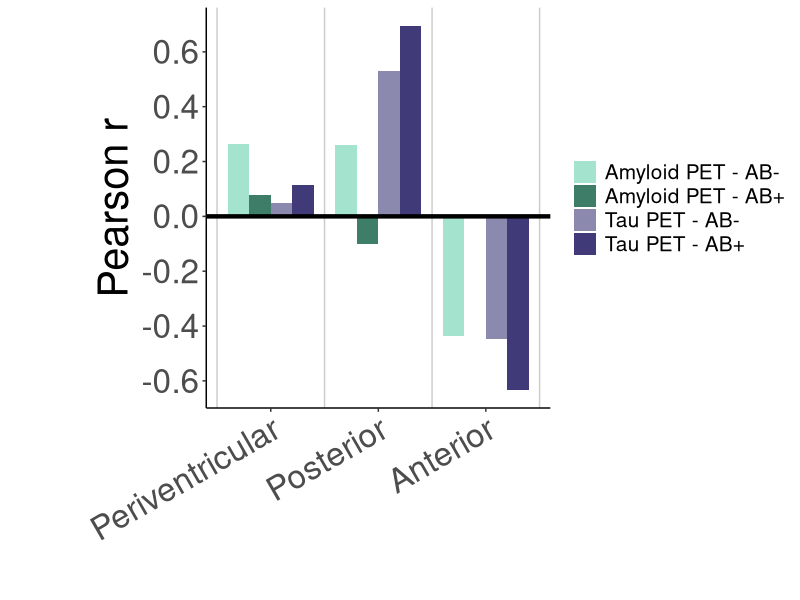
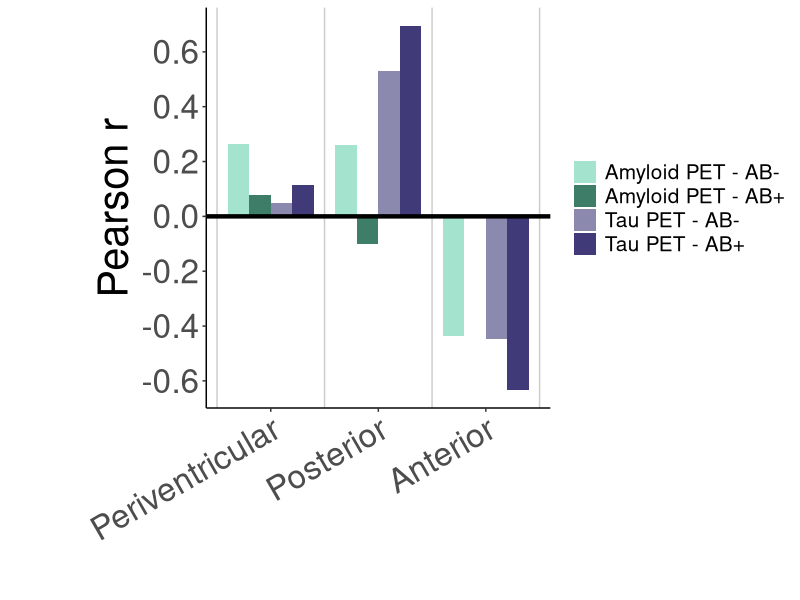

Here is the R script that generated these plots, in order:

library(data.table)
library(dplyr)
library(tidyverse)
library(ggplot2)
library(patchwork)

# Plot spatial correlations in a graph

# Load data

df = as.data.frame(fread("./results/6a_connected_gm_ab_tau/corr_between_maps.csv"))

df = df %>%
    mutate(
        x = factor(x),
        y = factor(y, levels=c("clust1", "clust2", "clust3"), labels=c("Periventricular", "Posterior", "Anterior"))
    ) %>%
    glimpse()

# Clean df and bonferroni correction

df_pad = df %>%
    mutate(
        x = factor(x, levels=c(
            "preventad_AB_ABneg_ses02_dkt",
            "preventad_AB_ABpos_ses02_dkt",
            "preventad_tau_ABneg_ses02_dkt",
            "preventad_tau_ABpos_ses02_dkt"
        ), labels=c(
            "Amyloid PET - AB-",
            "Amyloid PET - AB+",
            "Tau PET - AB-",
            "Tau PET - AB+"
        ))
    ) %>%
    mutate(
        pearson_p_bonf = p.adjust(pearson_p, "bonferroni")
    ) %>%
    mutate(
        pearson_psig = if_else(pearson_p < 0.05, 1, 0),
        pearson_p_bonfsig = if_else(pearson_p_bonf < 0.05, 1, 0),
        pearson_sig = ifelse(pearson_p_bonf < 0.05, 2, ifelse(pearson_p<0.05, 1, 0))
    ) %>%
    glimpse()

fwrite(df_pad, "./results/6a_connected_gm_ab_tau/corr_between_maps_bonf.csv")

# Bar graph, color by AD map, group by WMH cluster
ggplot(df_pad, aes(x=y, y=pearson_corr, group=x, fill=x)) +
    geom_col(position = position_dodge(0.8), width=0.8) +
    geom_vline(xintercept=seq(0,length(levels(df_pad$y)))+0.5 ,color="black", alpha=0.2) +
    geom_hline(yintercept=0, color="black", size=1.5) +
    scale_y_continuous(name="\n\nPearson r", breaks=c(-0.6,-0.4,-0.2,0,0.2,0.4,0.6)) +
    scale_x_discrete(name="") +
    scale_fill_manual(name="", values=c( "#a4e3ce", "#3e7d68", "#8c89ae", "#403a78")) +
    theme_classic() + 
    theme(
        axis.text.x = element_text(angle=30, hjust=1),
        text = element_text(size=30), plot.title = element_text(hjust = 0.5, size=20, face="bold"),
        legend.title = element_blank(), legend.position="right", legend.text=element_text(size=15),
        strip.text = element_text(size = 20, color="black", face="bold"), strip.background = element_rect(fill="#ffffff")
    ) 
ggsave("./visualization/6a_connected_gm_ab_tau/pearson_bar.png", width=10, height=10)

